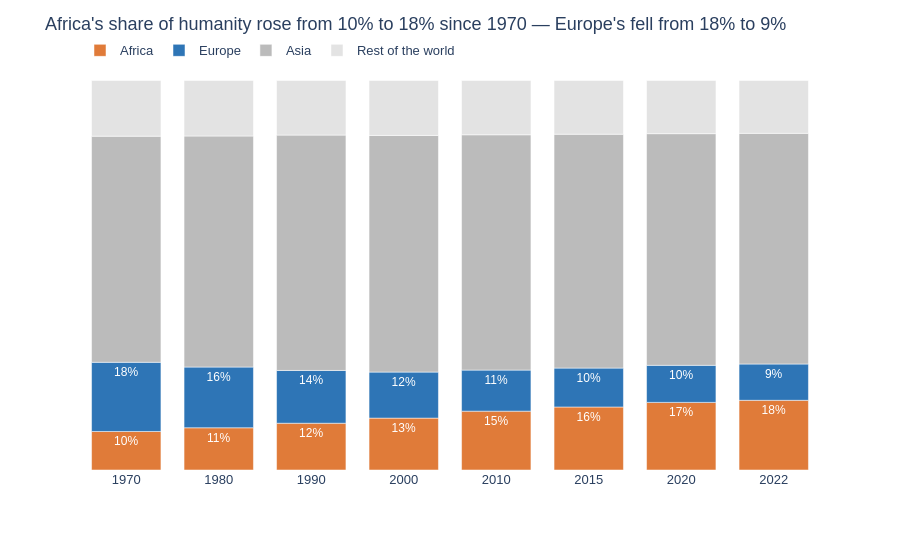

The notebook cell saved with this chart:
### Markdown cell above
**Chart choice & justification:** *Which chart did you choose, and why? Justify design choices.

*YOUR ANSWER HERE*

I used a 100% stacked bar chart because it shows how the world population is split and how that changed over time. Africa is orange at the bottom, so its rise is easy to see.

### Code cell
# Q7
# YOUR CODE HERE

# Step 1: Group into 4 regions and compute each year's shares
df_long['Region'] = np.where(df_long['Continent'].isin(['Africa', 'Asia', 'Europe']),
                             df_long['Continent'], 'Rest of the world')
sh = df_long.groupby(['Year', 'Region'], as_index=False)['Population'].sum()
sh['Share'] = sh['Population'] / sh.groupby('Year')['Population'].transform('sum')

# Step 2: Numbers for the title
a70 = sh.query("Year == 1970 and Region == 'Africa'")['Share'].iloc[0]
a22 = sh.query("Year == 2022 and Region == 'Africa'")['Share'].iloc[0]
e70 = sh.query("Year == 1970 and Region == 'Europe'")['Share'].iloc[0]
e22 = sh.query("Year == 2022 and Region == 'Europe'")['Share'].iloc[0]

# Step 3: Labels only on Africa and Europe
sh['Year'] = sh['Year'].astype(str)
sh['Label'] = np.where(sh['Region'].isin(['Africa', 'Europe']), sh['Share'].map('{:.0%}'.format), '')

# Step 4: 100% stacked bar — Africa on the baseline
fig = px.bar(sh, x='Year', y='Share', color='Region', text='Label',
             category_orders={'Region': ['Africa', 'Europe', 'Asia', 'Rest of the world']},
             color_discrete_map={'Africa': ACCENT, 'Europe': '#2E75B6',
                                 'Asia': '#BBBBBB', 'Rest of the world': '#E3E3E3'},
             template='plotly_white', height=550)
fig.update_traces(textposition='inside', textfont=dict(color='white', size=12))

# Step 5: Layout
fig.update_layout(
    title=f"Africa's share of humanity rose from {a70:.0%} to {a22:.0%} since 1970 — Europe's fell from {e70:.0%} to {e22:.0%}",
    font=dict(family='Arial', size=13), bargap=0.25,
    legend=dict(title='', orientation='h', x=0, y=1.06, traceorder='normal'))
fig.update_yaxes(visible=False)
fig.update_xaxes(title='')
fig.show()

### Figure 1 — Plotly figure (JSON) as saved in the notebook; plotly's stock layout.template omitted (floating-point values rounded to 4 significant figures)
{"data": [{"hovertemplate": "Region=Africa<br>Year=%{x}<br>Share=%{y}<br>Label=%{text}<extra></extra>", "legendgroup": "Africa", "marker": {"color": "#E07B39", "pattern": {"shape": ""}}, "name": "Africa", "orientation": "v", "showlegend": true, "text": ["10%", "11%", "12%", "13%", "15%", "16%", "17%", "18%"], "textfont": {"color": "white", "size": 12}, "textposition": "inside", "type": "bar", "x": ["1970", "1980", "1990", "2000", "2010", "2015", "2020", "2022"], "xaxis": "x", "y": [0.09893, 0.1084, 0.1201, 0.1332, 0.1511, 0.1618, 0.1736, 0.1789], "yaxis": "y"}, {"hovertemplate": "Region=Europe<br>Year=%{x}<br>Share=%{y}<br>Label=%{text}<extra></extra>", "legendgroup": "Europe", "marker": {"color": "#2E75B6", "pattern": {"shape": ""}}, "name": "Europe", "orientation": "v", "showlegend": true, "text": ["18%", "16%", "14%", "12%", "11%", "10%", "10%", "9%"], "textfont": {"color": "white", "size": 12}, "textposition": "inside", "type": "bar", "x": ["1970", "1980", "1990", "2000", "2010", "2015", "2020", "2022"], "xaxis": "x", "y": [0.1776, 0.1559, 0.1355, 0.1181, 0.1053, 0.09987, 0.09514, 0.0932], "yaxis": "y"}, {"hovertemplate": "Region=Asia<br>Year=%{x}<br>Share=%{y}<br>Label=%{text}<extra></extra>", "legendgroup": "Asia", "marker": {"color": "#BBBBBB", "pattern": {"shape": ""}}, "name": "Asia", "orientation": "v", "showlegend": true, "text": ["", "", "", "", "", "", "", ""], "textfont": {"color": "white", "size": 12}, "textposition": "inside", "type": "bar", "x": ["1970", "1980", "1990", "2000", "2010", "2015", "2020", "2022"], "xaxis": "x", "y": [0.5806, 0.5932, 0.6041, 0.6076, 0.6043, 0.6005, 0.5948, 0.5921], "yaxis": "y"}, {"hovertemplate": "Region=Rest of the world<br>Year=%{x}<br>Share=%{y}<br>Label=%{text}<extra></extra>", "legendgroup": "Rest of the world", "marker": {"color": "#E3E3E3", "pattern": {"shape": ""}}, "name": "Rest of the world", "orientation": "v", "showlegend": true, "text": ["", "", "", "", "", "", "", ""], "textfont": {"color": "white", "size": 12}, "textposition": "inside", "type": "bar", "x": ["1970", "1980", "1990", "2000", "2010", "2015", "2020", "2022"], "xaxis": "x", "y": [0.1429, 0.1425, 0.1402, 0.141, 0.1393, 0.1379, 0.1365, 0.1357], "yaxis": "y"}], "layout": {"bargap": 0.25, "barmode": "relative", "font": {"family": "Arial", "size": 13}, "height": 550, "legend": {"orientation": "h", "title": {"text": ""}, "tracegroupgap": 0, "traceorder": "normal", "x": 0, "y": 1.06}, "margin": {"t": 60}, "title": {"text": "Africa's share of humanity rose from 10% to 18% since 1970 — Europe's fell from 18% to 9%"}, "xaxis": {"anchor": "y", "domain": [0, 1], "title": {"text": ""}}, "yaxis": {"anchor": "x", "domain": [0, 1], "title": {"text": "Share"}, "visible": false}}}
